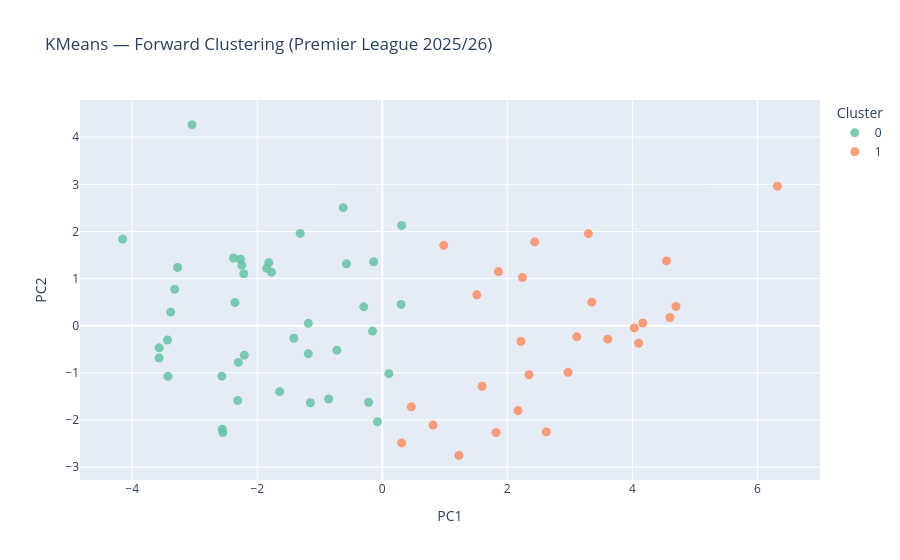

Write notebook code for a chart like this one.
### Code cell
## PCA Visualization of KMeans Clusters
from sklearn.decomposition import PCA
import plotly.express as px

pca = PCA(n_components=2, random_state=42)
X_pca = pca.fit_transform(X_scaled)

plot_df_kmeans = pd.DataFrame({
    "PC1": X_pca[:, 0],
    "PC2": X_pca[:, 1],
    "player": dataset_forwards["player"].values,
    "team": dataset_forwards["team"].values,
    "cluster": dataset_forwards["cluster_kmeans"].astype(str).values
})

fig = px.scatter(
    plot_df_kmeans, x="PC1", y="PC2",
    color="cluster",
    hover_data=["player", "team"],
    title="KMeans — Forward Clustering (Premier League 2025/26)",
    color_discrete_sequence=px.colors.qualitative.Set2
)
fig.update_traces(marker=dict(size=9, opacity=0.85))
fig.update_layout(legend_title_text="Cluster")
fig.show()

### Figure 1 — Plotly figure (JSON) as saved in the notebook; plotly's stock layout.template omitted (floating-point values rounded to 4 significant figures)
{"data": [{"customdata": [["Erling Haaland", "Manchester City"], ["João Pedro", "Chelsea"], ["Hugo Ekitiké", "Liverpool FC"], ["Igor Thiago", "Brentford"], ["Ollie Watkins", "Aston Villa"], ["Richarlison", "Tottenham Hotspur"], ["Ismaïla Sarr", "Crystal Palace"], ["Dominic Solanke", "Tottenham Hotspur"], ["Zian Flemming", "Burnley"], ["Eli Junior Kroupi", "Bournemouth"], ["William Osula", "Newcastle United"], ["Harvey Barnes", "Newcastle United"], ["Benjamin Šeško", "Manchester United"], ["Jean Philippe Mateta", "Crystal Palace"], ["Valentín Castellanos", "West Ham United"], ["Lukas Nmecha", "Leeds United"], ["Dominic Calvert-Lewin", "Leeds United"], ["Danny Welbeck", "Brighton & Hove Albion"], ["Raúl Jiménez", "Fulham"], ["Nick Woltemade", "Newcastle United"], ["Callum Wilson", "West Ham United"], ["Donyell Malen", "Aston Villa"], ["Wilson Isidor", "Sunderland"], ["Brian Brobbey", "Sunderland"], ["Beto", "Everton"], ["Evanilson", "Bournemouth"], ["Viktor Gyökeres", "Arsenal"], ["Adam Armstrong", "Wolverhampton"], ["Chris Wood", "Nottingham Forest"], ["Igor Jesus", "Nottingham Forest"], ["Alexander Isak", "Liverpool FC"], ["Tolu Arokodare", "Wolverhampton"], ["Loum Tchaouna", "Burnley"], ["Rodrigo Muniz", "Fulham"], ["Thierno Barry", "Everton"], ["Eliezer Mayenda", "Sunderland"], ["Joshua Zirkzee", "Manchester United"], ["Lyle Foster", "Burnley"], ["Liam Delap", "Chelsea"], ["Armando Broja", "Burnley"], ["Jørgen Strand Larsen", "Crystal Palace"]], "hovertemplate": "cluster=0<br>PC1=%{x}<br>PC2=%{y}<br>player=%{customdata[0]}<br>team=%{customdata[1]}<extra></extra>", "legendgroup": "0", "marker": {"color": "rgb(102,194,165)", "opacity": 0.85, "size": 9, "symbol": "circle"}, "mode": "markers", "name": "0", "orientation": "v", "showlegend": true, "type": "scatter", "x": [-3.043, -0.1386, 0.3093, -2.247, -1.85, -0.573, -1.183, 0.105, -3.568, -0.6251, -2.268, 0.3004, -4.153, -3.274, -2.356, -1.313, -3.32, -1.771, -1.414, -0.1562, -2.379, -2.215, -3.436, -2.567, -3.385, -1.184, -1.817, -1.15, -3.57, -0.727, -2.207, -2.304, -0.07683, -2.56, -3.428, -1.641, -0.296, -0.2187, -2.312, -0.8583, -2.55], "xaxis": "x", "y": [4.266, 1.358, 2.126, 1.282, 1.219, 1.313, 0.05194, -1.015, -0.468, 2.505, 1.41, 0.4529, 1.838, 1.235, 0.4919, 1.959, 0.7734, 1.136, -0.2652, -0.1123, 1.436, 1.103, -0.3029, -1.069, 0.2902, -0.593, 1.335, -1.633, -0.6845, -0.5173, -0.6228, -0.7767, -2.033, -2.195, -1.07, -1.398, 0.4016, -1.622, -1.586, -1.553, -2.263], "yaxis": "y"}, {"customdata": [["Bukayo Saka", "Arsenal"], ["Matheus Cunha", "Manchester United"], ["Anthony Gordon", "Newcastle United"], ["Leandro Trossard", "Arsenal"], ["Noah Okafor", "Leeds United"], ["Amad Diallo", "Manchester United"], ["Mateus Mané", "Wolverhampton"], ["Samuel Chukwueze", "Fulham"], ["Mason Mount", "Manchester United"], ["Yéremy Pino", "Crystal Palace"], ["Bryan Mbeumo", "Manchester United"], ["Alejandro Garnacho", "Chelsea"], ["Amine Adli", "Bournemouth"], ["Bertrand Traoré", "Sunderland"], ["Omar Marmoush", "Manchester City"], ["Jacob Murphy", "Newcastle United"], ["Mathys Tel", "Tottenham Hotspur"], ["Marcus Edwards", "Burnley"], ["Gabriel Martinelli", "Arsenal"], ["Brennan Johnson", "Crystal Palace"], ["Wilson Odobert", "Tottenham Hotspur"], ["Anthony Elanga", "Newcastle United"], ["Hwang Hee-chan", "Wolverhampton"], ["Evann Guessand", "Crystal Palace"], ["Jacob Bruun Larsen", "Burnley"], ["Randal Kolo Muani", "Tottenham Hotspur"], ["Pablo Felipe", "West Ham United"]], "hovertemplate": "cluster=1<br>PC1=%{x}<br>PC2=%{y}<br>player=%{customdata[0]}<br>team=%{customdata[1]}<extra></extra>", "legendgroup": "1", "marker": {"color": "rgb(252,141,98)", "opacity": 0.85, "size": 9, "symbol": "circle"}, "mode": "markers", "name": "1", "orientation": "v", "showlegend": true, "type": "scatter", "x": [6.32, 2.241, 1.858, 3.352, 1.512, 3.606, 3.11, 4.546, 2.971, 4.601, 0.9839, 4.698, 2.347, 1.596, 2.439, 2.219, 4.167, 4.03, 3.297, 0.3108, 4.102, 1.226, 0.4655, 2.172, 0.8122, 1.82, 2.623], "xaxis": "x", "y": [2.961, 1.024, 1.147, 0.4999, 0.6554, -0.2839, -0.2344, 1.375, -0.9875, 0.1759, 1.705, 0.4111, -1.038, -1.283, 1.778, -0.3317, 0.05769, -0.0451, 1.954, -2.484, -0.3707, -2.749, -1.719, -1.799, -2.107, -2.263, -2.251], "yaxis": "y"}], "layout": {"legend": {"title": {"text": "Cluster"}, "tracegroupgap": 0}, "title": {"text": "KMeans — Forward Clustering (Premier League 2025/26)"}, "xaxis": {"anchor": "y", "domain": [0, 1], "title": {"text": "PC1"}}, "yaxis": {"anchor": "x", "domain": [0, 1], "title": {"text": "PC2"}}}}
